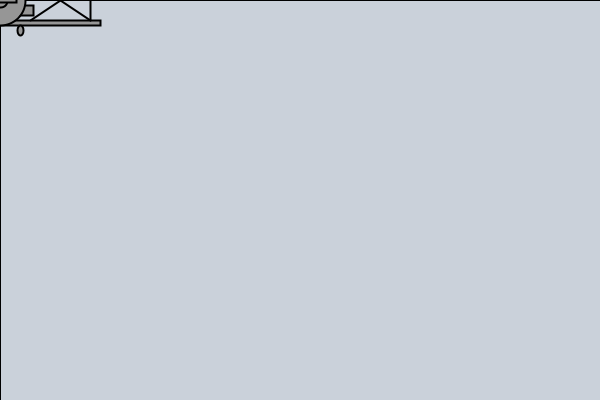
Frame 1 (no input)
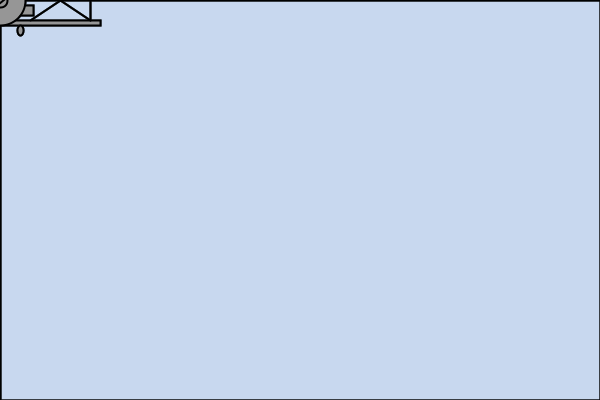
Frame 60 (the mouse pressed at the canvas centre just before this capture)
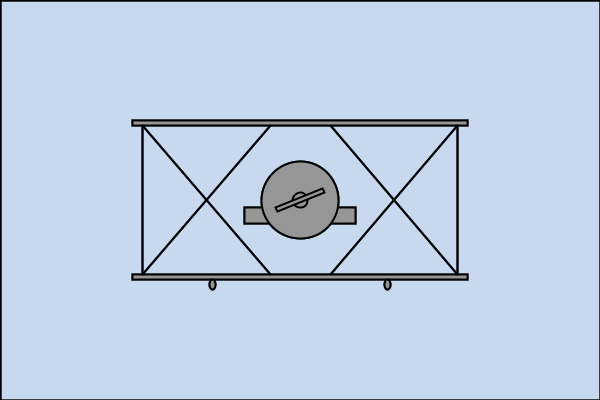
Frame 120 (the mouse held since frame 60 and released just before this capture)

The Processing sketch that drew these frames (run headless with seeded random() and noise(); from frame 60 on, the mouse is pressed at the canvas centre):

// Processing sketch: processing_15203
// ── processing_15203.pde

int r= 0;
   float wide = 100;
   float high = 100;

void setup() {
  size(600,400);
  smooth();
  noCursor();
  
}




void draw()
{
   fill(198,217,240,100);
   rect(0,0, width,height);
   fill(150);

   if(mousePressed)
  {
   wide =  map(mouseX, 0, 640, 50, 300);
   high = map(mouseY, 0, 480, 50, 300);
  }
  drawPlane(mouseX, mouseY, wide, high);
}


void drawPlane(int xpos, int ypos, float wide, float high)
{
  strokeWeight(2);
     translate(xpos,ypos);
  
  //tail
  rectMode(CENTER);
  rect(0,high/10, wide/1.5, high/10); 
  rectMode(CORNER);
  
  //wings
  quad(-wide,-high +75, wide,-high +75, wide,-high +80, -wide,-high+80);
  quad(-wide,high -75, wide, high-75,wide, high-80,-wide,high-80);
   
   //fuselage
  ellipse(0, 0, high/2,high/2);
  ellipse(0, 0, 15,15);
  
  //vertical wires
  line(-wide +10,-high+80, -wide +10,high-80);
  line(wide -10,-high+80, wide -10,high-80);

  //cross wires
  line(-wide +10,-high+80, -30,high-80);
  line(wide -10, -high+80, 30,high-80);

  line(-wide +10,high-80, -30,-high+80);
  line(wide -10,high-80, 30,-high+80);


  //propellors
  pushMatrix();
  rectMode(CENTER);

  rotate(r);

  rect(0, 0, high/3,5);
  rectMode(CORNER);
  
  popMatrix();
  
  //wheels
  ellipse(-wide+80,high- 70, 6, 10);
  ellipse(wide-80,high-70, 6, 10);
   
    r++;
}
